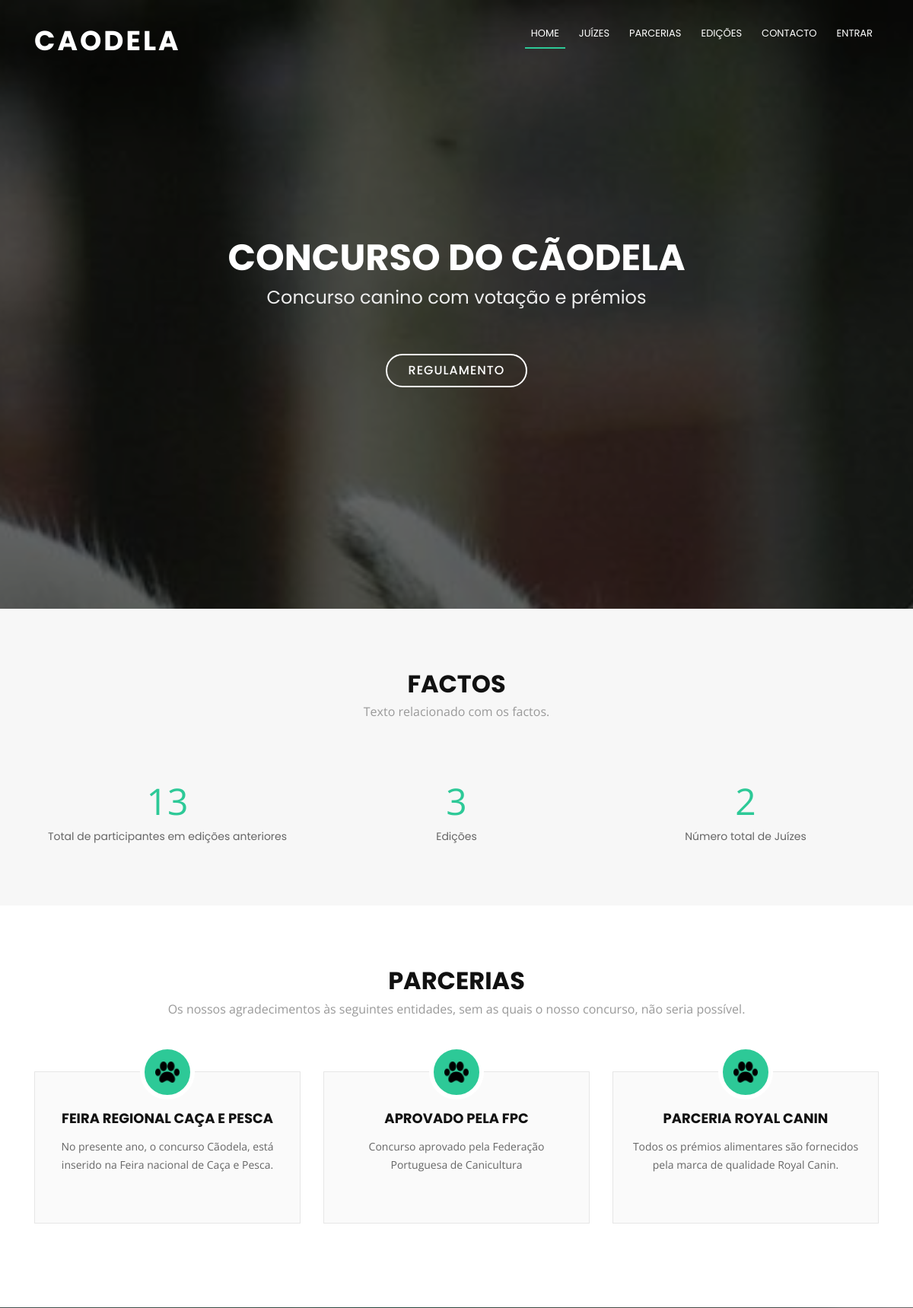
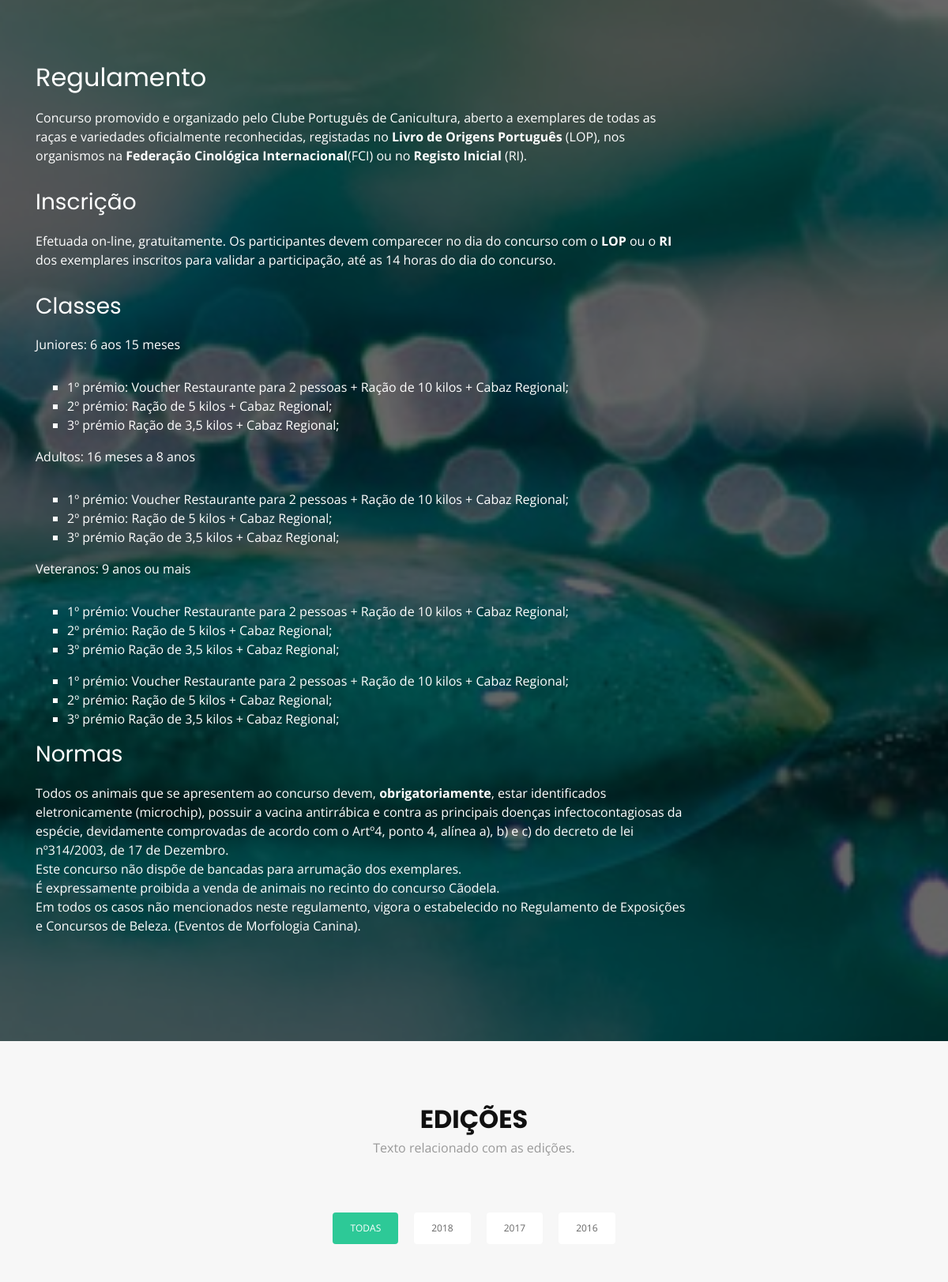
The page / (upper part) on the database its author committed (2 pictures, top to bottom).
### tables this page shows
CREATE TABLE `juizes_texto` (
  `id` int(1) NOT NULL,
  `j1_nome` varchar(33) NOT NULL,
  `j1_prof` varchar(33) NOT NULL,
  `j2_nome` varchar(33) NOT NULL,
  `j2_prof` varchar(33) NOT NULL,
  `j3_nome` varchar(33) NOT NULL,
  `j3_prof` varchar(33) NOT NULL,
  `j4_nome` varchar(33) NOT NULL,
  `j4_prof` varchar(33) NOT NULL,
  `j1_cam` varchar(50) NOT NULL,
  `j2_cam` varchar(50) NOT NULL,
  `j3_cam` varchar(50) NOT NULL,
  `j4_cam` varchar(50) NOT NULL
);

CREATE TABLE `regulamento` (
  `reg_text` text NOT NULL
);

CREATE TABLE `concursos` (
  `id` int(11) NOT NULL,
  `edicao` int(11) NOT NULL,
  `ano` int(11) NOT NULL,
  `ativo` int(11) NOT NULL DEFAULT '1'
);

### index.php (the view, shortened to what this page needs)
<!DOCTYPE html>
<?php
$mysqli = db_connect();
$query = "SELECT * FROM juizes_texto,regulamento";
$query2 = "Select count(*) as id from participantes";
$query3 = "Select count(*) as edicoes from concursos";
$query_juiz = "Select count(*) as juiz from users where level = 1";
	if($result = $mysqli->query($query)){
			$user = $result->fetch_assoc();
  }
  $facto = 0;
  if($result = $mysqli->query($query2)){
	    $facto = $result->fetch_assoc()['id'];
  }
  $facto_edicao = 0;
  if($result = $mysqli->query($query3)){
    $facto_edicao = $result->fetch_assoc()['edicoes'];
}
$facto_juiz = 0;
if($result = $mysqli->query($query_juiz)){
  $facto_juiz = $result->fetch_assoc()['juiz'];
}
?>
<html lang="en">
<head>
  <link href="lib/bootstrap/css/bootstrap.min.css" rel="stylesheet">
  <link href="lib/font-awesome/css/font-awesome.min.css" rel="stylesheet">
  <link href="lib/animate/animate.min.css" rel="stylesheet">
  <link href="css/style.css" rel="stylesheet">
  <link rel="stylesheet" href="css/modal.css">
</head>
<body>
  <header id="header">
    <div class="container">
      <div id="logo" class="pull-left">
        <h1><a href="#hero">CAODELA</a></h1>
      </div>
      <nav id="nav-menu-container">
        <ul class="nav-menu">
          <li class="menu-active"><a href="#hero">Home</a></li>
          <li><a href="#team">Juízes</a></li>
          <li><a href="#services">Parcerias</a></li>
          <li><a href="#portfolio">Edições</a></li>
          <li><a href="#contact">Contacto</a></li>
          <li><a href="login/index.php">Entrar</a></li>
        </ul>
      </nav>
    </div>
  </header>
  <section id="hero">
    <div class="hero-container">
      <h1>Concurso do Cãodela</h1>
      <h2>Concurso canino com votação e prémios</h2>
      <a href="#call-to-action" class="btn-get-started">Regulamento</a>
    </div>
  </section>
  <main id="main">
    <section id="facts">
      <div class="container wow fadeIn">
        <div class="section-header">
          <h3 class="section-title">Factos</h3>
          <p class="section-description">Texto relacionado com os factos.</p>
        </div>
        <div class="row counters">
          <div class="col-lg-4 col-6 text-center">
            <span data-toggle="counter-up"><?php echo $facto;?></span>
            <p>Total de participantes em edições anteriores</p>
				  </div>
          <div class="col-lg-4 col-6 text-center">
            <span data-toggle="counter-up"><?php echo $facto_edicao;?></span>
            <p>Edições</p>
		      </div>
      	  <div class="col-lg-4 col-6 text-center">
	          <span data-toggle="counter-up"><?php echo $facto_juiz;?></span>
	          <p>Número total de Juízes</p>
		      </div>
		    </div>
      </div>
    </section>
    <section id="services">
        <div class="container wow fadeIn">
          <div class="section-header">
            <h3 class="section-title">Parcerias</h3>
            <p class="section-description">Os nossos agradecimentos às seguintes entidades, sem as quais o nosso concurso, não seria possível.</p>
          </div>
          <div class="row">
            <div class="col-lg-4 col-md-6 wow fadeInUp" data-wow-delay="0.2s">
              <div class="box">
                <div class="icon"><a href=""><img src="pata.png" height="32px" width="32px"></a></div>
                <h4 class="title"><a href="">Feira Regional Caça e Pesca</a></h4>
                <p class="description">No presente ano, o concurso Cãodela, está inserido na Feira nacional de Caça e Pesca.</p>
              </div>
            </div>
            <div class="col-lg-4 col-md-6 wow fadeInUp" data-wow-delay="0.4s">
              <div class="box">
                <div class="icon"><a href=""><img src="pata.png" height="32px" width="32px"></a></div>
                <h4 class="title"><a href="">Aprovado pela FPC</a></h4>
                <p class="description">Concurso aprovado pela Federação Portuguesa de Canicultura</p>
              </div>
            </div>
            <div class="col-lg-4 col-md-6 wow fadeInUp" data-wow-delay="0.6s">
              <div class="box">
                <div class="icon"><a href=""><img src="pata.png" height="32px" width="32px"></a></div>
                <h4 class="title"><a href="">Parceria Royal Canin</a></h4>
                <p class="description">Todos os prémios alimentares são fornecidos pela marca de qualidade Royal Canin.</p>
              </div>
            </div>
          </div>
        </div>
      </section>
    <section id="call-to-action">
        <div class="container wow fadeIn">
            <div class="row">
                <div class="col-lg-9 text-center text-lg-left">
                    <?php echo $user["reg_text"];?>
                </div>
            </div>
      </div>
    </section>
    <section id="portfolio">
      <div class="container wow fadeInUp">
        <div class="section-header">
          <h3 class="section-title">Edições</h3>
          <p class="section-description">Texto relacionado com as edições.</p>
        </div>
        <div class="row">
          <div class="col-lg-12">
            <ul id="portfolio-flters">
              <?php
              $query_edicoes = "SELECT * FROM concursos order by ano DESC";
              $result1 = $mysqli->query($query_edicoes);
              ?><li data-filter=".filter-2019, .filter-card, .filter-logo, .filter-web" class="filter-active">Todas</li><?php
              while($row = $result1->fetch_array())
              {
                echo '<li data-filter=".filter-'.$row['ano'].'">'.$row['ano'].'</li>';
              }
              ?>
            </ul>
          </div>
        </div>
      </div>
    </section>
  </main>
</body>
</html>

### rows shown on the page
juizes_texto: regulamento.reg_text "Regulamento Concurso promovido e organizado pelo Clube Português de Canicultura, aberto a exemplares de todas as raças e variedades oficialmente reconhecidas, registadas no Livro de Origens Português (LOP), nos organismos na Federação Cinológica Internacional (FCI) ou no Registo Inicial (RI). Inscrição Efetuada on-line, gratuitamente. Os participantes devem comparecer no dia do concurso com o LOP ou o RI dos exemplares inscritos para validar a participação, até as 14 horas do dia do concurso. Classes Juniores: 6 aos 15 meses 1º prémio: Voucher Restaurante para 2 pessoas + Ração de 10 kilos + Cabaz Regional; 2º prémio: Ração de 5 kilos + Cabaz Regional; 3º prémio Ração de 3,5 kilos + Cabaz…"
concursos: ano "2018"
concursos: ano "2017"
concursos: ano "2016"

### other values the page prints
$facto "13"
$facto_edicao "3"
$facto_juiz "2"
